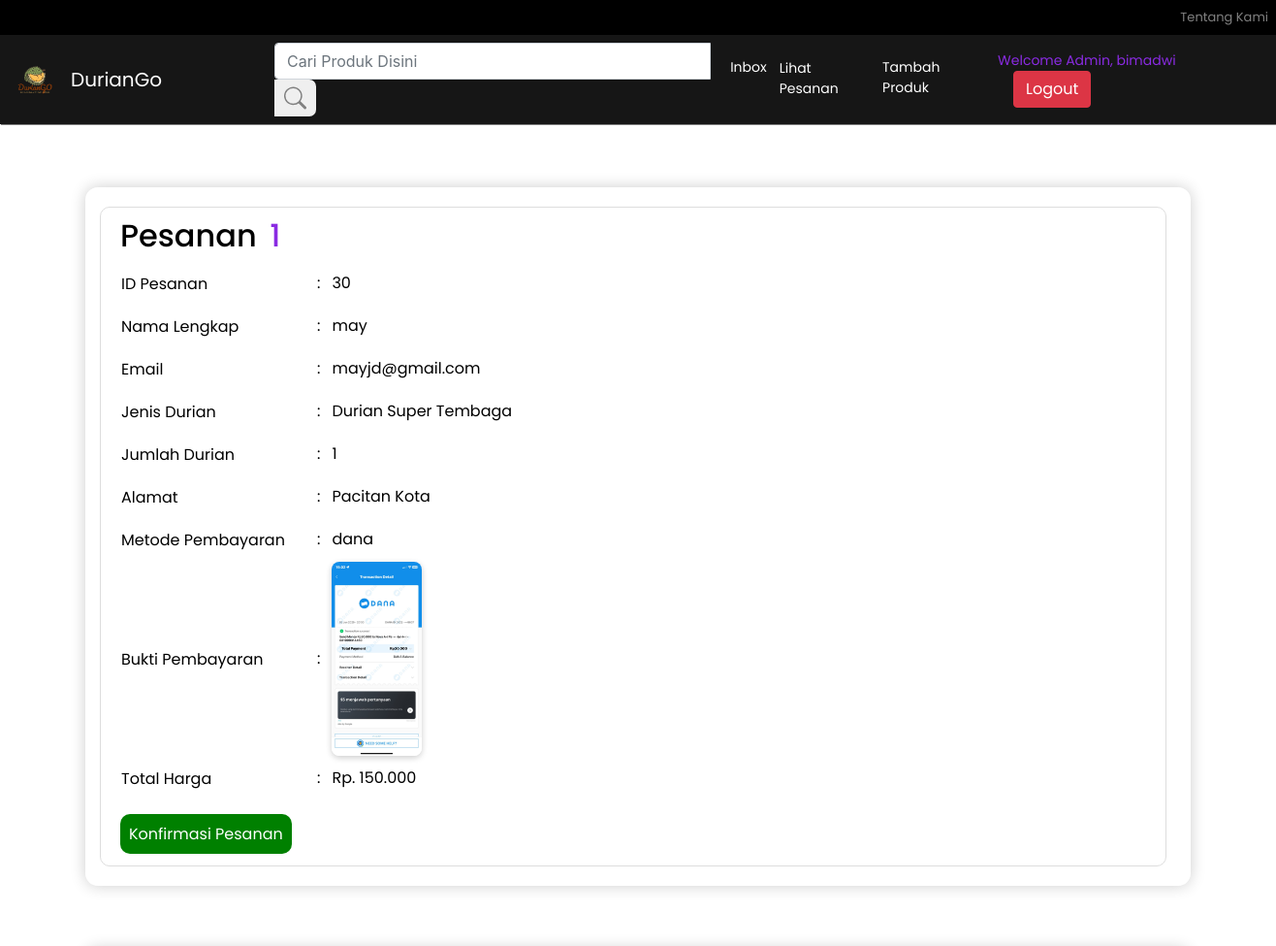
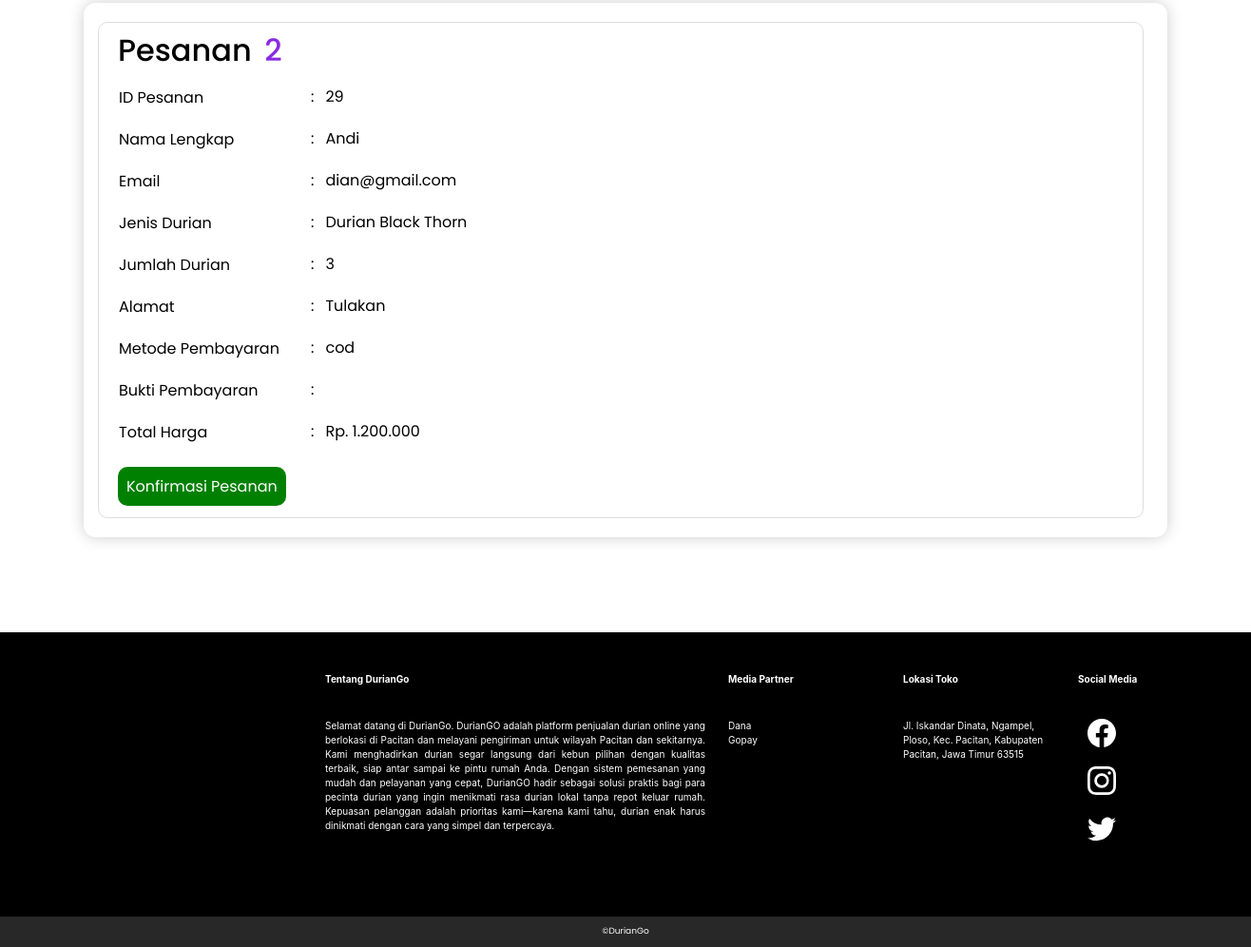
The page /lihatpesananadmin.php (signed in) on the database its author committed (2 pictures, top to bottom).
### tables this page shows
CREATE TABLE `pesanan` (
  `idpesanan` int(30) NOT NULL,
  `id` int(30) NOT NULL,
  `nama` varchar(30) NOT NULL,
  `email` varchar(30) NOT NULL,
  `jenisdurian` varchar(30) NOT NULL,
  `alamat` varchar(30) NOT NULL,
  `metodePembayaran` varchar(50) NOT NULL,
  `buktiPembayaran` varchar(50) NOT NULL,
  `jumlah` int(30) NOT NULL,
  `total` int(30) NOT NULL
);

### lihatpesananadmin.php (the view, shortened to what this page needs)
<!doctype html>
<html lang="en">
<head>
    <link rel="stylesheet" href="style.css">
    <link rel="stylesheet" href="https://cdn.jsdelivr.net/npm/bootstrap@4.6.2/dist/css/bootstrap.min.css">
</head>
<body>
    <nav class="navbar navbar-expand-lg navbar-dark" style="background-color: black; padding: 0px;">
        <div class="collapse navbar-collapse" id="navbarNavAltMarkup">
            <div class="navbar-nav ml-auto " style="font-family: Poppins; font-size:13px; color:white;">
                <a class="nav-link" href="#aboutus">Tentang Kami</a>
            </div>
        </div>
    </nav>
    <div class="editnav">
        <nav class="navbar navbar-expand-lg navbar-dark ">
            <a class="navbar-brand" href="homesessionadmin.php"><img src="DurianGO.png" alt="" style="height: 40px; margin-right: 1px;"></a>
            <a class="navbar-brand" href="homesessionadmin.php" style="color:white ; font-family:Poppins;">DurianGo</a>
            <div class="collapse navbar-collapse" id="navbarNavAltMarkup">
                <div class="navbar-nav mr-auto">
                    <li class="nav-item" style="margin-left: 100px;">
                        <form class="form-inline" action="searchprodukuser.php" method="POST">
                            <input class="form-control mr-sm-0" type="text" name="search" placeholder="Cari Produk Disini" aria-label="Search" style="border-top-right-radius: 0px ; border-bottom-right-radius: 0px; margin-right: 0px; width: 450px;">
                            <button type="submit" style="border-top-right-radius: 7px; border-bottom-right-radius: 7px;
                    padding-top: 7px; padding-left: 10px; padding-right: 10px; padding-bottom: 7px; border:none; margin-left: 0px;display:flex"><svg xmlns="http://www.w3.org/2000/svg" width="23" height="24" fill="gray" class="bi bi-search" viewBox="0 0 16 16">
                                    <path d="M11.742 10.344a6.5 6.5 0 1 0-1.397 1.398h-.001c.03.04.062.078.098.115l3.85 3.85a1 1 0 0 0 1.415-1.414l-3.85-3.85a1.007 1.007 0 0 0-.115-.1zM12 6.5a5.5 5.5 0 1 1-11 0 5.5 5.5 0 0 1 11 0z" />
                                </svg></button>
                        </form>
                </div>
                <div class="navbar-nav ml-auto" style="font-family: Poppins;font-size:14px;">
                <a href="inboxadmin.php" style="margin-right: 13px;margin-top:7px;text-decoration:none; color:white;">Inbox </a>
                    <a href="lihatpesananadmin.php" style="margin-right: 13px;margin-top:8px;text-decoration:none; color:white;">Lihat Pesanan </a>
                    <a href="tambahproduk.php" style="margin-right: 13px;margin-top:7px;text-decoration:none; color:white;">Tambah Produk </a>
                            <path d="M0 2.5A.5.5 0 0 1 .5 2H2a.5.5 0 0 1 .485.379L2.89 4H14.5a.5.5 0 0 1 .485.621l-1.5 6A.5.5 0 0 1 13 11H4a.5.5 0 0 1-.485-.379L1.61 3H.5a.5.5 0 0 1-.5-.5zM3.14 5l.5 2H5V5H3.14zM6 5v2h2V5H6zm3 0v2h2V5H9zm3 0v2h1.36l.5-2H12zm1.11 3H12v2h.61l.5-2zM11 8H9v2h2V8zM8 8H6v2h2V8zM5 8H3.89l.5 2H5V8zm0 5a1 1 0 1 0 0 2 1 1 0 0 0 0-2zm-2 1a2 2 0 1 1 4 0 2 2 0 0 1-4 0zm9-1a1 1 0 1 0 0 2 1 1 0 0 0 0-2zm-2 1a2 2 0 1 1 4 0 2 2 0 0 1-4 0z" />
                        <span style="color:blueviolet;"> Welcome Admin,
                        <?php echo $_SESSION['username']; ?>
                        <a class="btn btn-danger" style="margin-left: 16px;" href="logout.php" role="button">Logout</a>
                    </span>
                </div>
            </div>
        </nav>
    </div>
    <section>
        <?php
        $angka = 0;
        include "konek.php";
        $query = mysqli_query($konek, "SELECT * FROM pesanan ORDER BY idpesanan DESC");
        if (mysqli_num_rows($query) == 0) {
            echo "<div class='container' style='text-align: center; margin-top: 50px;'>";
            echo "<h3>Belum ada pesanan dari pelanggan</h3>";
            echo "</div>";
        } else {
            while ($data = mysqli_fetch_array($query)) {
                $angka = $angka + 1; ?>
                <div class="editlihattiket container" style="display: flex; margin-bottom: 30px;">
                    <div class="formleft container" style="padding-left: 20px;padding-top:10px;margin-right:10px; padding-right:0px;padding-bottom:20px; border: 1px solid #ddd; border-radius: 10px;">
                        <h2>Pesanan <span style="margin-left: 5px; color:blueviolet;"> <?php echo $angka; ?></span> </h2>
                        <table>
                            <tr>
                                <td>
                                    <label style="margin-top:10px;width:200px;" for="inputnama">ID Pesanan</label>
                                </td>
                                <td>:</td>
                                <td> <span style="margin-left: 10px;margin-bottom: 20px;"> <?php echo $data['idpesanan']; ?></span></td>
                            </tr>
                            <tr>
                                <td>
                                    <label style="margin-top:10px;width:200px;" for="inputnama">Nama Lengkap</label>
                                </td>
                                <td>:</td>
                                <td> <span style="margin-left: 10px;margin-bottom: 20px;"> <?php echo $data['nama']; ?></span></td>
                            </tr>
                            <tr>
                                <td>
                                    <label style="margin-top:10px;width:200px;" for="inputnama">Email</label>
                                </td>
                                <td>:</td>
                                <td> <span style="margin-left: 10px;margin-bottom: 20px;"><?php echo $data['email']; ?></span></td>
                            </tr>
                            <tr>
                                <td>
                                    <label style="margin-top:10px;width:200px;" for="inputnama">Jenis Durian</label>
                                </td>
                                <td>:</td>
                                <td> <span style="margin-left: 10px;margin-bottom: 20px;"> <?php echo $data['jenisdurian']; ?></span></td>
                            </tr>
                            <tr>
                                <td>
                                    <label style="margin-top:10px;width:200px;" for="inputnama">Jumlah Durian</label>
                                </td>
                                <td>:</td>
                                <td> <span style="margin-left: 10px;margin-bottom: 20px;"><?php echo $data['jumlah']; ?> </span></td>
                            </tr>
                            <tr>
                                <td>
                                    <label style="margin-top:10px;width:200px;" for="inputnama">Alamat</label>
                                </td>
                                <td>:</td>
                                <td> <span style="margin-left: 10px;margin-bottom: 20px;"><?php echo $data['alamat']; ?> </span></td>
                            </tr>
                            <tr>
                                <td>
                                    <label style="margin-top:10px;width:200px;" for="inputnama">Metode Pembayaran</label>
                                </td>
                                <td>:</td>
                                <td> <span style="margin-left: 10px;margin-bottom: 20px;"> <?php echo $data['metodePembayaran']; ?></span></td>
                            </tr>
                            <tr>
                                <td>
                                    <label style="margin-top:10px;width:200px;" for="inputnama">Bukti Pembayaran</label>
                                </td>
                                <td>:</td>
                                <td> <span style="margin-left: 10px;margin-bottom: 20px;"><img src="<?php echo $data['buktiPembayaran']; ?>" alt="" style="max-width: 100%; height: auto; border-radius: 8px; box-shadow: 0 2px 6px rgba(0,0,0,0.2); max-height: 200px;"> </span></td>
                            </tr>
                            <tr>
                                <td>
                                    <label style="margin-top:10px;width:200px;" for="inputnama">Total Harga</label>
                                </td>
                                <td>:</td>
                                <td> <span style="margin-left: 10px;margin-bottom: 20px;">Rp. <?php echo number_format($data['total'], 0, ',', '.'); ?> </span></td>
                            </tr>
                        </table>
                        <br>
                        <a href="konfirmasipesanan.php?id=<?php echo $data['idpesanan']; ?>"
                           style="text-decoration:none;padding:9px; font-size:16px;margin-left: 0px; background-color: green ; border-style:none; font-family: Poppins; color:white;border-radius:10px;"
                           onclick="return confirm('Apakah Anda yakin ingin mengkonfirmasi pesanan ini?')">Konfirmasi Pesanan</a>
                    </div>
                </div>
        <?php }
        } ?>
    </section>
    <div class="footer" id="aboutus" style="background-color: black; margin-left: 0px; margin-right: 0px; margin-top:100px; padding: 30px; display: flex; text-align: center;">
        <table class="table table-borderless responsive-2" style="color: white; font-size: 10px; text-align: left; margin-left: 300px; margin-right: 300px; overflow-x:auto;">
            <thead>
                <tr>
                    <th scope="col">
                        <li class="list-group" style="margin-bottom: 10px; width: 400px;">Tentang DurianGo</li>
                    </th>
                    <th scope="col">
                        <li class="list-group" style="margin-bottom: 10px; width: 160px;">Media Partner</li>
                    </th>
                    <th scope="col">
                        <li class="list-group" style="margin-bottom: 10px; width: 160px;">Lokasi Toko</li>
                    </th>
                    <th scope="col">
                        <li class="list-group" style="margin-bottom: 10px; width: 160px;">Social Media</li>
                    </th>
                </tr>
            </thead>
            <tbody>
                <tr>
                    <td scope="row" style="text-align: justify;">Selamat datang di DurianGo. DurianGO adalah platform penjualan durian online yang berlokasi di Pacitan dan melayani pengiriman untuk wilayah Pacitan dan sekitarnya. Kami menghadirkan durian segar langsung dari kebun pilihan dengan kualitas terbaik, siap antar sampai ke pintu rumah Anda. Dengan sistem pemesanan yang mudah dan pelayanan yang cepat, DurianGO hadir sebagai solusi praktis bagi para pecinta durian yang ingin menikmati rasa durian lokal tanpa repot keluar rumah. Kepuasan pelanggan adalah prioritas kami—karena kami tahu, durian enak harus dinikmati dengan cara yang simpel dan terpercaya.</td>
                    <td>
                        <ul class="list-group">
                            <li class="list-group">Dana</li>
                            <li class="list-group">Gopay</li>
                        </ul>
                    </td>
                    <td>
                        <ul class="list-group">
                            <li class="list-group">Jl. Iskandar Dinata, Ngampel, Ploso, Kec. Pacitan, Kabupaten Pacitan, Jawa Timur 63515</li>
                        </ul>
                    </td>
                    <td>
                        <ul class="list-group">
                            <li class="list-group" style="margin-bottom: 10px; width: 100px;">
                                <a href="https://id-id.facebook.com/login/device-based/regular/login/?login_attempt=1"></a>
                            </li>
                            <li class="list-group" style="margin-bottom: 10px;"><a href="https://www.instagram.com/accounts/login/"></a> </li>
                            <li class="list-group" style="margin-bottom: 10px;"> <a href="https://twitter.com/i/flow/login?input_flow_data=%7B%22requested_variant%22%3A%22eyJsYW5nIjoiaWQifQ%3D%3D%22%7D"></a> </li>
                        </ul>
                    </td>
            </tbody>
        </table>
    </div>
    <div class="editmidmedia" style="background-color: rgb(40, 40, 40); padding: 9px; color: white; font-size: 9px; font-family: Poppins;">
        <center>&copy;DurianGo</center>
    </div>
</body>
</html>

### style.css (style rules this page uses)
.navbar { background-color: rgb(22, 22, 22); }
.editnav { background-color: rgb(0, 0, 0); box-shadow: 1px 1px gray; }
.editlihattiket { margin-top: 65px; margin-left: 208px; margin-right:234px; padding: 20px; border-radius: 13px; font-family: Poppins; color: rgb(0, 0, 0); background-color: rgba(255, 255, 255, .15); backdrop-filter: blur(5px); box-shadow: 0 0 1rem 0 rgba(0, 0, 0, .2); }

### rows shown on the page
pesanan: idpesanan "30", nama "may", email "mayjd@gmail.com", jenisdurian "Durian Super Tembaga", jumlah "1", alamat "Pacitan Kota", metodePembayaran "dana", buktiPembayaran (picture), total "150.000"
pesanan: idpesanan "29", nama "Andi", email "dian@gmail.com", jenisdurian "Durian Black Thorn", jumlah "3", alamat "Tulakan", metodePembayaran "cod", total "1.200.000"

### other values the page prints
$_SESSION['username'] "bimadwi"
